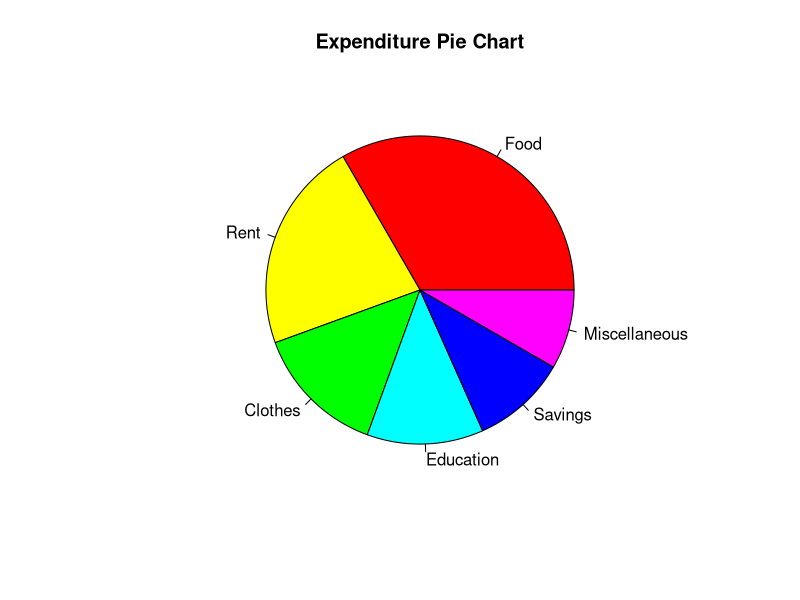

Here is the R script that generated this plot:
commodity <- c("Food","Rent","Clothes","Education","Savings","Miscellaneous")
expenditure <- c(300,200,125,110,90,75)
pie(expenditure, labels = commodity, col = rainbow(length(expenditure)), main = "Expenditure Pie Chart")



A <- c(101,27,0,36,82,45,7,13,65,14)
B <- c(97,12,40,96,13,8,85,8,56,15)
mean_A <- mean(A)
mean_B <- mean(B)
sd_A <- sd(A)
sd_B <- sd(B)
cv_A <- (sd_A/mean_A)*100
cv_B <- (sd_B/mean_B)*100
mean_A
mean_B
sd_A
sd_B
cv_A
cv_B
if(cv_A < cv_B){
  print("Batsman A is more consistent")
} else {
  print("Batsman B is more consistent")
}
